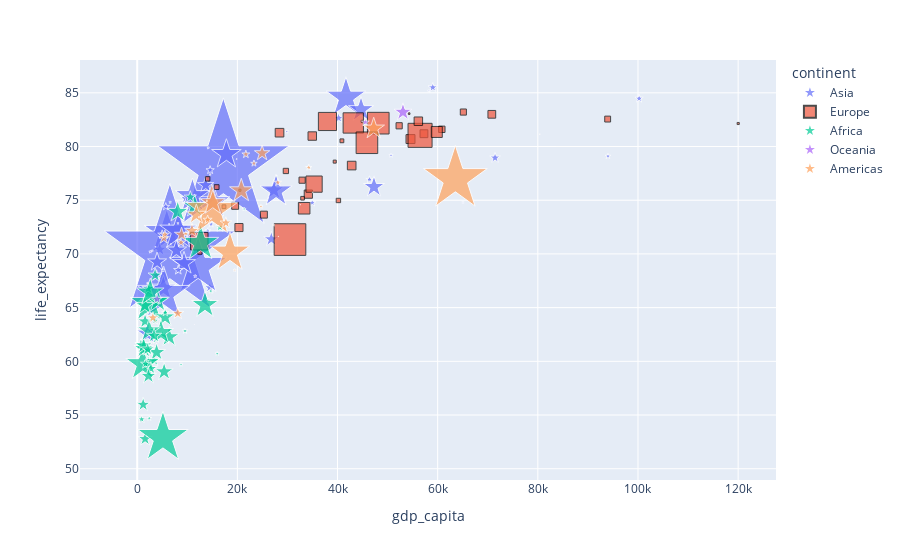

Write notebook code for a chart like this one.
### Markdown cell above
- As before, we can use the `update_traces` method to modify the appearance of the traces. By default, we change all traces.
- But we can also change the appearance of a single trace by specifying the `selector` parameter. The selector is a flexible way to select traces based on their attributes (e.g. their name, type, index, color, ...)

```python

### Code cell
fig.update_traces(marker=dict(symbol='star'))
fig.update_traces(selector=dict(name='Europe'), marker=dict(symbol='square',line=dict(color='black')))

### Figure 1 — Plotly figure (JSON) as saved in the notebook; plotly's stock layout.template omitted (floating-point values rounded to 4 significant figures)
{"data": [{"customdata": [[4.75], [1.575], [1.7], [1.832], [2.003], [1.433], [1.796], [2.381], [1.281], [1.328], [1.971], [0.883], [2.051], [2.194], [1.708], [3.551], [2.9], [1.33], [2.873], [3.13], [1.818], [0.837], [2.14], [3], [2.541], [2.103], [1.072], [1.818], [1.712], [2.9], [2.174], [2.055], [2.687], [3.555], [2.777], [1.816], [2.465], [1.1], [2], [2.798], [3.237], [1.341], [3.247], [1.917], [2.701], [1.46], [2.904], [1.955], [3.57], [3.886]], "hovertemplate": "<b>%{hovertext}</b><br><br>continent=Asia<br>gdp_capita=%{x}<br>life_expectancy=%{y}<br>population=%{marker.size}<br>fertility=%{customdata[0]}<extra></extra>", "hovertext": ["Afghanistan", "Armenia", "Azerbaijan", "Bahrain", "Bangladesh", "Bhutan", "Brunei Darussalam", "Cambodia", "China", "Cyprus", "Georgia", "Hong Kong SAR, China", "India", "Indonesia", "Iran, Islamic Rep.", "Iraq", "Israel", "Japan", "Jordan", "Kazakhstan", "Korea, Dem. People's Rep.", "Korea, Rep.", "Kuwait", "Kyrgyz Republic", "Lao PDR", "Lebanon", "Macao SAR, China", "Malaysia", "Maldives", "Mongolia", "Myanmar", "Nepal", "Oman", "Pakistan", "Philippines", "Qatar", "Saudi Arabia", "Singapore", "Sri Lanka", "Syrian Arab Republic", "Tajikistan", "Thailand", "Timor-Leste", "Turkiye", "Turkmenistan", "United Arab Emirates", "Uzbekistan", "Vietnam", "West Bank and Gaza", "Yemen, Rep."], "legendgroup": "Asia", "marker": {"color": "#636efa", "size": [38972230, 2805608, 10093121, 1477469, 167420951, 772506, 441725, 16396860, 1411100000, 1237537, 3722716, 7481000, 1396387127, 271857970, 87290193, 42556984, 9215100, 126261000, 10928721, 18755666, 25867467, 51836239, 4360444, 6579900, 7319399, 5662923, 676283, 33199993, 514438, 3294335, 53423198, 29348627, 4543399, 227196741, 112190977, 2760385, 35997107, 5685807, 21919000, 20772595, 9543207, 71475664, 1299995, 84135428, 6250438, 9287289, 34232050, 96648685, 4803269, 32284046], "sizemode": "area", "sizeref": 288000.0, "symbol": "star"}, "mode": "markers", "name": "Asia", "orientation": "v", "showlegend": true, "type": "scatter", "x": [2079.0, 14110.0, 14500.0, 50680.0, 5905.0, 11140.0, 65050.0, 4516.0, 17210.0, 29860.0, 14750.0, 59020.0, 6518.0, 12160.0, 15240.0, 9344.0, 40220.0, 41680.0, 9698.0, 26780.0, null, 44690.0, 46380.0, 4991.0, 8199.0, 14560.0, 58250.0, 27280.0, 14170.0, 12320.0, 5224.0, 3973.0, 34950.0, 5285.0, 8209.0, 94010.0, 47280.0, 100200.0, 13660.0, null, 3857.0, 17810.0, 5129.0, 27720.0, null, 71460.0, 7823.0, 11040.0, 5705.0, null], "xaxis": "x", "y": [62.58, 72.17, 66.87, 79.17, 71.97, 71.61, 74.8, 70.42, 78.08, 81.39, 72.77, 85.5, 70.15, 68.81, 74.83, 69.12, 82.65, 84.56, 75.18, 71.37, 73.27, 83.43, 76.92, 71.8, 68.5, 77.8, 85.18, 75.94, 79.88, 72.14, 66.8, 69.25, 74.76, 66.27, 72.12, 79.1, 76.24, 84.47, 76.39, 72.14, 67.99, 79.27, 68.47, 75.85, 68.69, 78.95, 70.33, 75.38, 74.4, 64.65], "yaxis": "y"}, {"customdata": [[1.4], [null], [1.44], [1.474], [1.55], [1.359], [1.56], [1.48], [1.71], [1.68], [1.58], [2.323], [1.37], [1.83], [1.53], [1.855], [1.39], [1.59], [1.72], [1.63], [1.569], [1.24], [1.55], [1.46], [1.48], [1.36], [1.13], [1.77], [null], [1.75], [1.54], [1.31], [1.48], [1.39], [1.41], [1.8], [1.505], [null], [1.48], [1.59], [1.59], [1.19], [1.67], [1.46], [1.217], [1.56]], "hovertemplate": "<b>%{hovertext}</b><br><br>continent=Europe<br>gdp_capita=%{x}<br>life_expectancy=%{y}<br>population=%{marker.size}<br>fertility=%{customdata[0]}<extra></extra>", "hovertext": ["Albania", "Andorra", "Austria", "Belarus", "Belgium", "Bosnia and Herzegovina", "Bulgaria", "Croatia", "Czechia", "Denmark", "Estonia", "Faroe Islands", "Finland", "France", "Germany", "Gibraltar", "Greece", "Hungary", "Iceland", "Ireland", "Isle of Man", "Italy", "Latvia", "Liechtenstein", "Lithuania", "Luxembourg", "Malta", "Moldova", "Monaco", "Montenegro", "Netherlands", "North Macedonia", "Norway", "Poland", "Portugal", "Romania", "Russian Federation", "San Marino", "Serbia", "Slovak Republic", "Slovenia", "Spain", "Sweden", "Switzerland", "Ukraine", "United Kingdom"], "legendgroup": "Europe", "marker": {"color": "#EF553B", "line": {"color": "black"}, "size": [2837849, 77700, 8916864, 9379952, 11538604, 3318407, 6934015, 4047680, 10697858, 5831404, 1329522, 52415, 5529543, 67571107, 83160871, 32709, 10698599, 9750149, 366463, 4985382, 84046, 59438851, 1900449, 38756, 2794885, 630419, 515332, 2635130, 36922, 621306, 17441500, 2072531, 5379475, 37899070, 10297081, 19265250, 144073139, 34007, 6899126, 5458827, 2102419, 47365655, 10353442, 8638167, 44132049, 67081234], "sizemode": "area", "sizeref": 288000.0, "symbol": "square"}, "mode": "markers", "name": "Europe", "orientation": "v", "showlegend": true, "type": "scatter", "x": [14060.0, null, 57260.0, 20320.0, 54570.0, 15860.0, 25300.0, 29690.0, 42830.0, 60830.0, 39440.0, null, 52310.0, 48130.0, 56480.0, null, 28420.0, 34170.0, 54300.0, 93940.0, null, 43140.0, 33020.0, null, 40180.0, 120000.0, 44930.0, 12510.0, null, 20510.0, 59820.0, 17320.0, 65130.0, 35320.0, 34960.0, 33340.0, 30510.0, 59520.0, 19560.0, 32920.0, 40870.0, 37990.0, 56140.0, 70810.0, 12390.0, 45870.0], "xaxis": "x", "y": [76.99, null, 81.19, 72.46, 80.7, 76.22, 73.66, 77.72, 78.23, 81.6, 78.6, 83.2, 81.93, 82.18, 81.04, 82.2, 81.29, 75.57, 83.06, 82.56, 80.59, 82.2, 75.19, 81.66, 74.98, 82.14, 82.35, 70.17, null, 75.93, 81.36, 74.4, 83.21, 76.5, 80.98, 74.25, 71.34, null, 74.48, 76.87, 80.53, 82.33, 82.36, 83, 71.19, 80.35], "yaxis": "y"}, {"customdata": [[2.942], [5.371], [5.048], [2.836], [4.869], [5.177], [1.908], [4.543], [5.985], [6.346], [4.052], [6.206], [4.234], [4.472], [2.848], [2.96], [4.346], [3.933], [2.89], [4.243], [3.548], [4.777], [3.623], [4.489], [4.094], [3.397], [3.049], [4.174], [2.507], [3.918], [3.995], [6.035], [4.455], [1.44], [2.353], [4.713], [3.349], [6.892], [5.309], [3.873], [3.893], [4.454], [2.29], [4.08], [6.417], [2.401], [4.543], [4.542], [4.795], [4.323], [2.114], [4.693], [4.379], [3.545]], "hovertemplate": "<b>%{hovertext}</b><br><br>continent=Africa<br>gdp_capita=%{x}<br>life_expectancy=%{y}<br>population=%{marker.size}<br>fertility=%{customdata[0]}<extra></extra>", "hovertext": ["Algeria", "Angola", "Benin", "Botswana", "Burkina Faso", "Burundi", "Cabo Verde", "Cameroon", "Central African Republic", "Chad", "Comoros", "Congo, Dem. Rep.", "Congo, Rep.", "Cote d'Ivoire", "Djibouti", "Egypt, Arab Rep.", "Equatorial Guinea", "Eritrea", "Eswatini", "Ethiopia", "Gabon", "Gambia, The", "Ghana", "Guinea", "Guinea-Bissau", "Kenya", "Lesotho", "Liberia", "Libya", "Madagascar", "Malawi", "Mali", "Mauritania", "Mauritius", "Morocco", "Mozambique", "Namibia", "Niger", "Nigeria", "Rwanda", "Sao Tome and Principe", "Senegal", "Seychelles", "Sierra Leone", "Somalia", "South Africa", "South Sudan", "Sudan", "Tanzania", "Togo", "Tunisia", "Uganda", "Zambia", "Zimbabwe"], "legendgroup": "Africa", "marker": {"color": "#00cc96", "size": [43451666, 33428486, 12643123, 2546402, 21522626, 12220227, 582640, 26491087, 5343020, 16644701, 806166, 92853164, 5702174, 26811790, 1090156, 107465134, 1596049, 3555868, 1180655, 117190911, 2292573, 2573995, 32180401, 13205153, 2015828, 51985780, 2254100, 5087584, 6653942, 28225177, 19377061, 21224040, 4498604, 1266014, 36688772, 31178239, 2489098, 24333639, 208327405, 13146362, 218641, 16436120, 98462, 8233970, 16537016, 58801927, 10606227, 44440486, 61704518, 8442580, 12161723, 44404611, 18927715, 15669666], "sizemode": "area", "sizeref": 288000.0, "symbol": "star"}, "mode": "markers", "name": "Africa", "orientation": "v", "showlegend": true, "type": "scatter", "x": [11450.0, 6367.0, 3365.0, 14300.0, 2211.0, 751.2, 6577.0, 3871.0, 895.3, 1573.0, 3403.0, 1103.0, 3574.0, 5377.0, 5020.0, 12660.0, 15980.0, null, 8755.0, 2379.0, 14680.0, 2157.0, 5558.0, 2750.0, 1905.0, 4749.0, 2413.0, 1461.0, 16500.0, 1517.0, 1573.0, 2243.0, 5613.0, 21350.0, 8089.0, 1303.0, 9548.0, 1283.0, 5138.0, 2182.0, 4286.0, 3574.0, 27920.0, 1675.0, 1191.0, 13530.0, null, 4092.0, 2613.0, 2180.0, 10600.0, 2366.0, 3362.0, 2102.0], "xaxis": "x", "y": [74.45, 62.26, 60.09, 65.65, 59.73, 61.57, 74.81, 60.83, 54.6, 52.78, 64.17, 59.74, 63.78, 59.03, 62.69, 70.99, 60.71, 67.13, 59.69, 65.37, 66.53, 62.61, 64.11, 59.33, 60.0, 62.67, 54.69, 60.95, 72.47, 65.18, 63.72, 58.63, 64.53, 74.18, 73.92, 61.17, 62.83, 61.45, 52.89, 66.77, 67.78, 68.01, 77.24, 59.76, 55.97, 65.25, 55.48, 65.61, 66.41, 61.03, 75.29, 62.85, 62.38, 61.12], "yaxis": "y"}, {"customdata": [[null], [1.581], [2.495], [1.705], [2.593], [3.333], [2.777], [2.754], [3.571], [2.04], [1.61], [null], [0.85], [3.274], [3.997], [4.038], [3.267], [3.188], [3.778]], "hovertemplate": "<b>%{hovertext}</b><br><br>continent=Oceania<br>gdp_capita=%{x}<br>life_expectancy=%{y}<br>population=%{marker.size}<br>fertility=%{customdata[0]}<extra></extra>", "hovertext": ["American Samoa", "Australia", "Fiji", "French Polynesia", "Guam", "Kiribati", "Marshall Islands", "Micronesia, Fed. Sts.", "Nauru", "New Caledonia", "New Zealand", "Northern Mariana Islands", "Palau", "Papua New Guinea", "Samoa", "Solomon Islands", "Tonga", "Tuvalu", "Vanuatu"], "legendgroup": "Oceania", "marker": {"color": "#ab63fa", "size": [46189, 25655289, 920422, 301920, 169231, 126463, 43413, 112106, 12315, 272460, 5090200, 49587, 17972, 9749640, 214929, 691191, 105254, 11069, 311685], "sizemode": "area", "sizeref": 288000.0, "symbol": "star"}, "mode": "markers", "name": "Oceania", "orientation": "v", "showlegend": true, "type": "scatter", "x": [null, 53070.0, 11580.0, null, null, 2003.0, 6031.0, 3649.0, 11420.0, null, 45550.0, null, 16850.0, 3951.0, 6402.0, 2607.0, 6713.0, 4834.0, 3009.0], "xaxis": "x", "y": [null, 83.2, 67.92, 82.22, 76.61, 67.27, 64.98, 70.67, 63.44, 80.83, 82.26, null, null, 65.79, 72.77, 70.2, 70.93, 64.38, 70.3], "yaxis": "y"}, {"customdata": [[1.569], [1.911], [1.325], [1.394], [1.628], [1.999], [1.4], [2.651], [1.649], [0.976], [1.41], [null], [1.537], [1.737], [1.555], [1.5], [1.4], [1.597], [2.303], [2.051], [1.819], [2.019], [2.023], [2.484], [2.418], [2.869], [2.394], [1.358], [1.905], [2.349], [2.344], [2.497], [2.216], [0.922], [1.591], [1.55], [1.411], [2.448], [1.814], [2.371], [1.631], [1.679], [1.641], [1.477], [2.23], [2.03]], "hovertemplate": "<b>%{hovertext}</b><br><br>continent=Americas<br>gdp_capita=%{x}<br>life_expectancy=%{y}<br>population=%{marker.size}<br>fertility=%{customdata[0]}<extra></extra>", "hovertext": ["Antigua and Barbuda", "Argentina", "Aruba", "Bahamas, The", "Barbados", "Belize", "Bermuda", "Bolivia", "Brazil", "British Virgin Islands", "Canada", "Cayman Islands", "Chile", "Colombia", "Costa Rica", "Cuba", "Curacao", "Dominica", "Dominican Republic", "Ecuador", "El Salvador", "Greenland", "Grenada", "Guatemala", "Guyana", "Haiti", "Honduras", "Jamaica", "Mexico", "Nicaragua", "Panama", "Paraguay", "Peru", "Puerto Rico", "Sint Maarten (Dutch part)", "St. Kitts and Nevis", "St. Lucia", "St. Martin (French part)", "St. Vincent and the Grenadines", "Suriname", "Trinidad and Tobago", "Turks and Caicos Islands", "United States", "Uruguay", "Venezuela, RB", "Virgin Islands (U.S.)"], "legendgroup": "Americas", "marker": {"color": "#FFA15A", "size": [92664, 45376763, 106585, 406471, 280693, 394921, 63893, 11936162, 213196304, 30910, 38007166, 67311, 19300315, 50930662, 5123105, 11300698, 154947, 71995, 10999664, 17588595, 6292731, 56367, 123663, 16858333, 797202, 11306801, 10121763, 2820436, 125998302, 6755895, 4294396, 6618695, 33304756, 3281557, 42310, 47642, 179237, 32553, 104632, 607065, 1518147, 44276, 331511512, 3429086, 28490453, 106290], "sizemode": "area", "sizeref": 288000.0, "symbol": "star"}, "mode": "markers", "name": "Americas", "orientation": "v", "showlegend": true, "type": "scatter", "x": [19840.0, 20790.0, 35010.0, 27220.0, 14580.0, 8135.0, 80380.0, 8110.0, 14900.0, null, 47230.0, 71310.0, 24940.0, 15100.0, 21690.0, null, 20710.0, 10830.0, 17710.0, 10940.0, 8760.0, null, 13910.0, 8859.0, 19460.0, 3137.0, 5310.0, 9724.0, 18520.0, 5524.0, 28100.0, 14060.0, 11810.0, 34250.0, 32580.0, 28200.0, 12300.0, null, 14460.0, 16190.0, 24700.0, 19510.0, 63530.0, 23310.0, null, null], "xaxis": "x", "y": [78.84, 75.89, 75.72, 72.68, 77.39, 72.85, 81.14, 64.47, 74.01, 75.85, 81.67, null, 79.38, 74.77, 79.28, 77.57, null, 73.65, 72.89, 72.15, 71.06, 71.64, 74.92, 71.8, 68.49, 64.05, 71.46, 71.87, 70.13, 71.8, 76.66, 73.18, 73.67, 78.04, 74.58, 71.63, 73.42, 80.15, 72.13, 72.56, 74.41, 75.0, 76.98, 78.43, 71.09, 79.82], "yaxis": "y"}], "layout": {"legend": {"itemsizing": "constant", "title": {"text": "continent"}, "tracegroupgap": 0}, "margin": {"t": 60}, "xaxis": {"anchor": "y", "domain": [0, 1], "title": {"text": "gdp_capita"}}, "yaxis": {"anchor": "x", "domain": [0, 1], "title": {"text": "life_expectancy"}}}}
